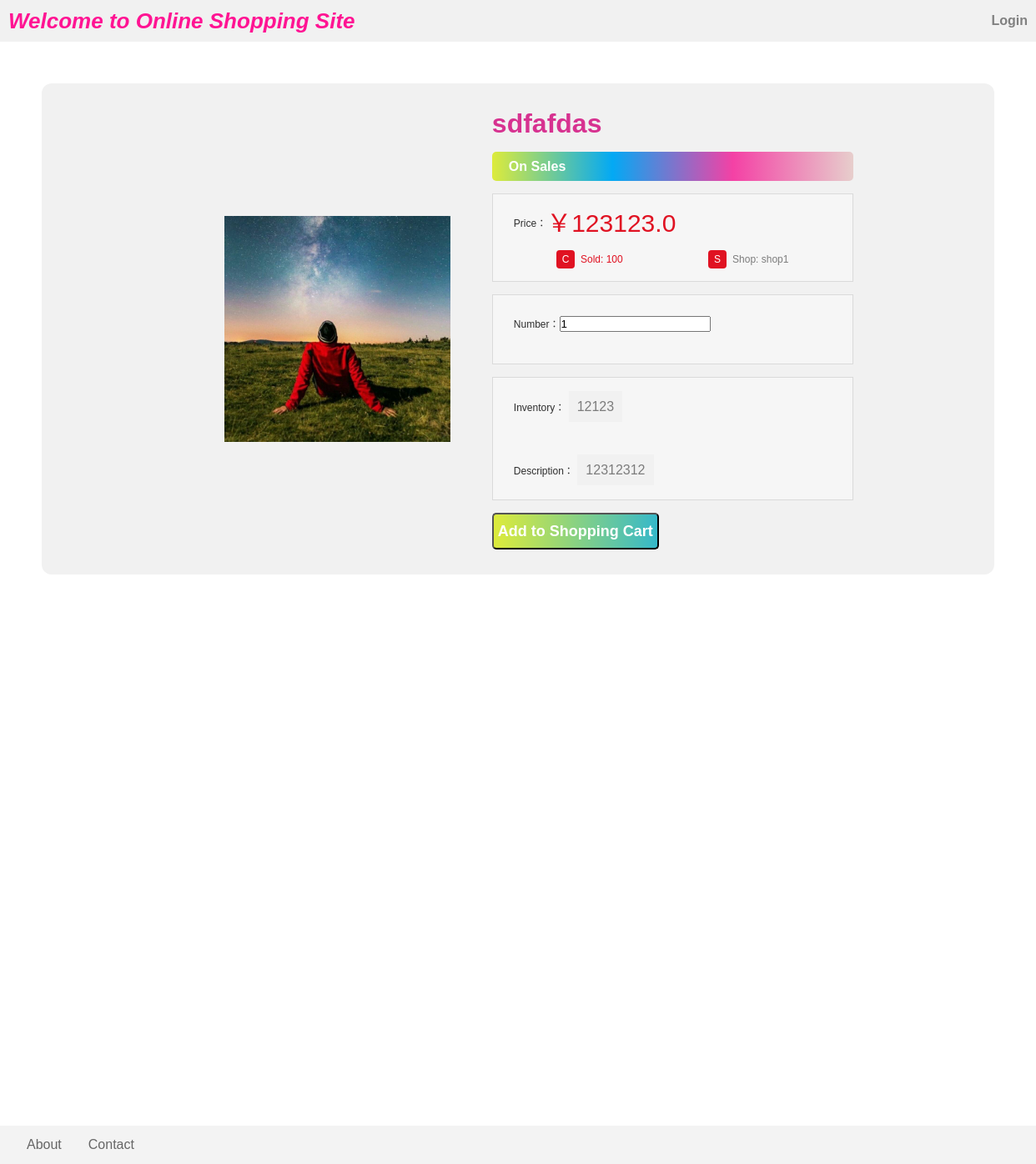
Screenshot of /item/14 with the database file from the repository.
### project/models/ItemModel.py (models this page shows, shortened)
class Item(PkModel):
    __tablename__ = "item"
    name = Column(db.VARCHAR(255), nullable=False, default="")
    price = Column(db.Float(50), nullable=False, default=0.0)
    description = db.Column(db.String(length=1024), nullable=False, default="")
    inventory = Column(db.Integer, nullable=False, default=0)
    sold_count = Column(db.Integer, nullable=False, default=0)
    disabled = Column(db.Boolean, nullable=False, default=False)
    created_at = Column(db.DateTime, nullable=False, default=dt.datetime.utcnow)
    main_image_url = Column(db.VARCHAR(255), nullable=False, default="")
    owner = db.Column(db.Integer, db.ForeignKey("users.id"))
    cart = db.relationship("Cart", backref='cart_item', lazy=True)
    order = db.relationship("Order", backref='order_item', lazy=True)
    category = Column(db.Integer, db.ForeignKey("category.id"), nullable=True, default=db.null)

### project/models/UserModel.py (models this page shows, shortened)
class User(UserMixin, PkModel):
    __tablename__ = "users"
    username = Column(db.String(80), unique=True, nullable=False)
    main_image_url = Column(db.VARCHAR(255), nullable=True, default="static/image/user_info/default_avatar.jpg")
    email = Column(db.String(80), unique=True, nullable=False)
    password = Column(db.String(128), nullable=True)
    created_at = Column(db.DateTime, nullable=False, default=dt.datetime.utcnow)
    first_name = Column(db.String(30), nullable=True)
    last_name = Column(db.String(30), nullable=True)
    active = Column(db.Boolean(), default=False)
    is_shopper = Column(db.Boolean(), default=False)
    items = db.relationship("Item", backref='owned_user', lazy=True)
    cart = db.relationship("Cart", backref='cart_user', lazy=True)
    order = db.relationship("Order", backref='order_user', lazy=True)

### project/item/view.py (the view)
@blueprint.route("/item/<int:itemID>", methods=["GET", "POST"])
def details(itemID: int) -> str:
    item = Item.get_by_id(itemID)
    owner = User.get_by_id(item.owner);
    return render_template("shopping/product_details.html", item=item, shop=owner)

### project/database_model.py (called while the page is built)
    @classmethod
    def get_by_id(cls, record_id):
        basestring = (str, bytes)
        if any(
            (
                isinstance(record_id, basestring) and record_id.isdigit(),
                isinstance(record_id, (int, float)),
            )
        ):
            return cls.query.get(int(record_id))
        return None

### project/templates/shopping/product_details.html (shortened to what this page needs)
{% extends "/base/base.html" %}
{% block style %}
    <link rel="stylesheet" href="../../static/css/shopping/product_details.css">
{% endblock %}
{% block content %}
    <form action="{{ url_for("cart.add_to_cart") }}" method="post">
        <div class="product-little-box">
            <div class="product-image-box">
                <img class="product-image"
                     src="{{ url_for('static', filename='uploaded_files/'+item.main_image_url) }}"
                     value="Item Image"/>
            </div>
            <div class="product-details">
                <div class="product-title">
                    {{ item.name }}
                </div>
                <div class="time-item">
            <span class="item-sales">
                On Sales
            </span>
                </div>
                <div class="product-box">
                    <div class="product-number-box">
                        <b>Price：</b>￥{{ item.price }}
                    </div>
                    <div class="product-information-box">
                        <div class="product-inner-box">
                            <div class="product-inner-inner-big-title">C</div>
                            <div class="product-inner-inner-box"><span>Sold: {{ item.sold_count }}</span></div>
                        </div>
                        <div class="product-inner-box">
                            <div class="product-inner-inner-big-title">S</div>
                            <div class="product-inner-inner-box">Shop: {{ shop.username }}</div>
                        </div>
                    </div>
                </div>
                <div class="product-box">
                    <div class="product-number-box">
                        <b>Number：<input type="number" name="itemCount" value="1" width="10px" class="number-input">
                        </b>
                    </div>
                </div>
                <div class="product-box">
                    <div>
                        <b class="product-des">Inventory：</b>
                        <span id="product-description-box">{{ item.inventory }}</span>
                    </div>
                    <br>
                    <br>
                    <div>
                        <b class="product-des">Description：</b>
                        <span id="product-description-box">{{ item.description }}</span>
                    </div>
                </div>
                <div class="product-action-buttons">
                    <input class="shopping-cart" type="submit" value="Add to Shopping Cart" name="submit">
                </div>
            </div>
        </div>
    </form>
{% endblock %}

### project/static/css/base/base.css (style rules this page uses)
* { list-style: none; margin: 0; padding: 0; font-family: Arial; }
body { display: flex; flex-direction: column; }
* { transition: all 0.4s linear; -webkit-transition: all 0.4s linear; -moz-transition: all 0.4s linear; -o-transition: all 0.4s linear; }

### project/static/css/shopping/product_details.css (style rules this page uses)
* { margin: 0; padding: 0; font-family: Arial; }
.product-little-box { margin: 50px; padding: 30px; display: flex; flex-direction: row; background-color: #f1f1f1; align-items: center; justify-content: center; border-radius: 12px }
.product-image-box { display: flex; width: 25%; background-color: #f1f1f1; padding: 50px; }
.product-image { width: 100%; height: 100%; }
.product-details { display: flex; min-width: 40%; flex-direction: column; }
.product-title { display: flex; justify-content: flex-start; font-size: 32px; font-weight: bold; color: #d73290; }
.time-item { display: flex; justify-content: flex-start; margin-bottom: 15px; margin-top: 15px; background-image: linear-gradient(to right, #ddeb3b, #03a9f4, #f441a5, #e7cecc); border-radius: 5px; color: #fff; line-height: 35px; text-align: right; font-size: 14px; }
.product-box { display: flex; flex-direction: column; justify-content: center; background: #f6f6f6; border: 1px solid #dadada; margin-bottom: 15px; padding: 15px 25px; }
.product-number-box { display: flex; flex-direction: row; justify-content: flex-start; margin-bottom: 12px; line-height: 40px; font-size: 30px; color: #e01222; }
.product-information-box { display: flex; flex-direction: row; justify-content: space-around; align-items: center; }
.product-number-box b, .product-des { color: #2e2e2e; font-size: 12px; font-weight: normal; }
.product-inner-box { display: flex; flex-direction: row; }
.product-inner-inner-big-title { width: 22px; height: 22px; margin-right: 7px; float: left; text-align: center; background: #e01222; line-height: 22px; font-size: 12px; color: #FFF; -moz-border-radius: 4px; -webkit-border-radius: 4px; border-radius: 4px; }
.product-inner-inner-box { line-height: 22px; font-size: 12px; color: #7c7c7c; }
.product-inner-inner-box span { color: #e01222; }
.product-action-buttons { display: flex; flex-direction: row; justify-content: flex-start; }
.shopping-cart { height: 44px; padding: 5px; margin-right: 15px; background-image: linear-gradient(to right, #ddeb3b, #03a9f4, #f441a5, #e7cecc); border-radius: 5px; background-size: 390%; font-size: 18px; color: #FFF; text-decoration: none; font-weight: bold; }
.item-sales { padding-left: 20px; font-size: 16px; font-weight: bold; }
#product-description-box { background-color: #f1f1f1; padding: 10px; line-height: 40px; color: #7c7c7c; }

### rows the page displays
Item: main_image_url (picture), name "sdfafdas", price "123123.0", sold_count "100", inventory "12123", description "12312312"
User: username "shop1"
